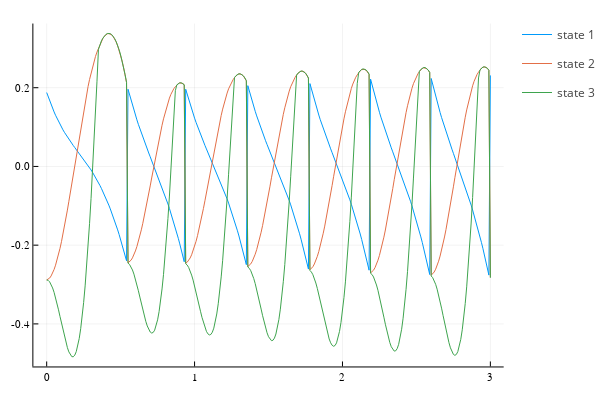
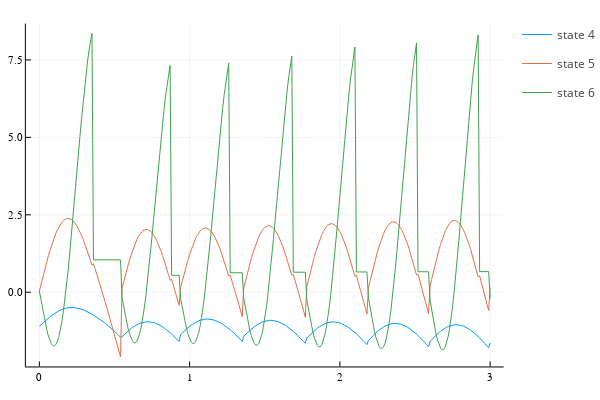
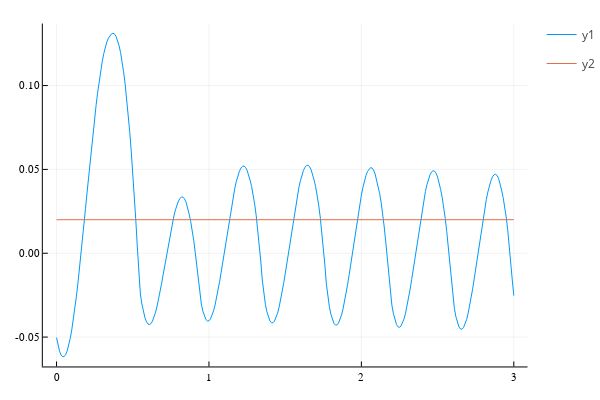
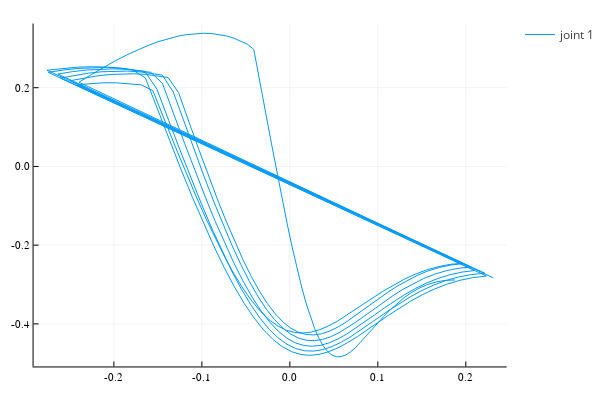

Notebook cell for these charts, in order:
### Code cell
mode0 = 1
t = 3.0
dt = .01

q1 = 0.1877
q2 = -0.2884
q3 = q2
q̇1 = -1.1014
q̇2 = 0.0399
q̇3 = q̇2

xmean = [q1, q2, q3, q̇1, q̇2, q̇3]

p = (L = 1, a1 = 0.375, b1 = 0.125, a2 = 0.175, b2 = 0.375, mH = 0.5, mt = 0.5, ms = 0.05, g = 9.81, slope = 0.02)

#Nominal Trajectory
nom_states, _, times, nom_modes,nom_impact_states,_ = sim_system(xmean,mode0,dynamics,resets,guards,0,0,0,t,dt)
state_matrix = hcat(nom_states...)

plot()
[plot!(times,state_matrix[i,:], label = "state $i") for i in 1:3]
display(plot!())

plot()
[plot!(times,state_matrix[i,:], label = "state $i") for i in 4:6]
display(plot!())

plot(times, (state_matrix[1,:] .+ state_matrix[2,:])/2)
plot!(times, ones(size(times)) * p.slope)
display(plot!())

for i = 1:3
    plot()
    plot(state_matrix[i,:], state_matrix[i+2,:], label = "joint $i")
    display(plot!())
end

plot(times, nom_modes, label = "modes")
display(plot!())

slope = p.slope

# Initialize an Animation objects
anim = Animation()
lim = 1.5

timesteps = size(state_matrix,2)

j1 = [0,0]
# Loop to create frames
for i in 1:timesteps

    if i > 1 && nom_modes[i] == 1 && nom_modes[i-1] == 2
        j1 = q2joints(state_matrix[:,i-1], j1)[end]
    end

    js = hcat(q2joints(state_matrix[:,i], j1)...)
    # Plot the data
    l_bound = -lim
    r_bound = 2*lim

    xs = l_bound:0.01:r_bound
    ys = -slope * xs
    plot(xs, ys, linestyle=:solid, label="Ground", color="black")
    plot!(js[1,:], js[2,:], xlim=(l_bound,r_bound),
                            ylim=(l_bound,r_bound), 
                            label="Points", 
                            color="blue", 
                            linestyle=:solid, 
                            marker=:circle, 
                            aspect_ratio=:equal)
    annotate!(-1, 1, times[i], color=:red)
    # Add frame to animation
    frame(anim)
end
# Save the animation as a gif
gif(anim, "walker.gif", fps = 30)

### Figure 1 — Plotly figure (JSON) as saved in the notebook; plotly's stock layout.template omitted (floating-point values rounded to 4 significant figures; data arrays with more than 128 entries replaced by an {"elided": "..."} marker saying what was removed)
{"data": [{"colorbar": {"title": ""}, "legendgroup": "state 1", "line": {"color": "rgba(0, 154, 250, 1.000)", "dash": "solid", "shape": "linear", "width": 1}, "mode": "lines", "name": "state 1", "showlegend": true, "type": "scatter", "x": {"elided": "301 float values"}, "xaxis": "x", "y": {"elided": "301 float values"}, "yaxis": "y", "zmax": null, "zmin": null}, {"colorbar": {"title": ""}, "legendgroup": "state 2", "line": {"color": "rgba(227, 111, 71, 1.000)", "dash": "solid", "shape": "linear", "width": 1}, "mode": "lines", "name": "state 2", "showlegend": true, "type": "scatter", "x": {"elided": "301 float values"}, "xaxis": "x", "y": {"elided": "301 float values"}, "yaxis": "y", "zmax": null, "zmin": null}, {"colorbar": {"title": ""}, "legendgroup": "state 3", "line": {"color": "rgba(62, 164, 78, 1.000)", "dash": "solid", "shape": "linear", "width": 1}, "mode": "lines", "name": "state 3", "showlegend": true, "type": "scatter", "x": {"elided": "301 float values"}, "xaxis": "x", "y": {"elided": "301 float values"}, "yaxis": "y", "zmax": null, "zmin": null}], "layout": {"annotations": [], "height": 400, "legend_position": {"bgcolor": "rgba(255, 255, 255, 1.000)", "bordercolor": "rgba(0, 0, 0, 1.000)", "borderwidth": 1, "font": {"color": "rgba(0, 0, 0, 1.000)", "family": "sans-serif", "size": 11}, "title": {"font": {"color": "rgba(0, 0, 0, 1.000)", "family": "sans-serif", "size": 15}, "text": ""}, "tracegroupgap": 0, "traceorder": "normal", "x": 1, "xanchor": "auto", "y": 1, "yanchor": "auto"}, "margin": {"b": 20, "l": 0, "r": 0, "t": 20}, "paper_bgcolor": "rgba(255, 255, 255, 1.000)", "plot_bgcolor": "rgba(255, 255, 255, 1.000)", "showlegend": true, "width": 600, "xaxis": {"anchor": "y", "domain": [0.06582, 0.9934], "gridcolor": "rgba(0, 0, 0, 0.100)", "gridwidth": 0.5, "linecolor": "rgba(0, 0, 0, 1.000)", "mirror": false, "range": [-0.09, 3.09], "showgrid": true, "showline": true, "showticklabels": true, "tickangle": 0, "tickcolor": "rgb(0, 0, 0)", "tickfont": {"color": "rgba(0, 0, 0, 1.000)", "family": "sans-serif", "size": 11}, "tickmode": "array", "ticks": "inside", "ticktext": ["0", "1", "2", "3"], "tickvals": [0, 1, 2, 3], "title": "", "titlefont": {"color": "rgba(0, 0, 0, 1.000)", "family": "sans-serif", "size": 15}, "type": "-", "visible": true, "zeroline": false, "zerolinecolor": "rgba(0, 0, 0, 1.000)"}, "yaxis": {"anchor": "x", "domain": [0.03762, 0.9902], "gridcolor": "rgba(0, 0, 0, 0.100)", "gridwidth": 0.5, "linecolor": "rgba(0, 0, 0, 1.000)", "mirror": false, "range": [-0.5081, 0.363], "showgrid": true, "showline": true, "showticklabels": true, "tickangle": 0, "tickcolor": "rgb(0, 0, 0)", "tickfont": {"color": "rgba(0, 0, 0, 1.000)", "family": "sans-serif", "size": 11}, "tickmode": "array", "ticks": "inside", "ticktext": ["-0.4", "-0.2", "0.0", "0.2"], "tickvals": [-0.4, -0.2, 0, 0.2], "title": "", "titlefont": {"color": "rgba(0, 0, 0, 1.000)", "family": "sans-serif", "size": 15}, "type": "-", "visible": true, "zeroline": false, "zerolinecolor": "rgba(0, 0, 0, 1.000)"}}}

### Figure 2 — Plotly figure (JSON) as saved in the notebook; plotly's stock layout.template omitted (floating-point values rounded to 4 significant figures; data arrays with more than 128 entries replaced by an {"elided": "..."} marker saying what was removed)
{"data": [{"colorbar": {"title": ""}, "legendgroup": "state 4", "line": {"color": "rgba(0, 154, 250, 1.000)", "dash": "solid", "shape": "linear", "width": 1}, "mode": "lines", "name": "state 4", "showlegend": true, "type": "scatter", "x": {"elided": "301 float values"}, "xaxis": "x", "y": {"elided": "301 float values"}, "yaxis": "y", "zmax": null, "zmin": null}, {"colorbar": {"title": ""}, "legendgroup": "state 5", "line": {"color": "rgba(227, 111, 71, 1.000)", "dash": "solid", "shape": "linear", "width": 1}, "mode": "lines", "name": "state 5", "showlegend": true, "type": "scatter", "x": {"elided": "301 float values"}, "xaxis": "x", "y": {"elided": "301 float values"}, "yaxis": "y", "zmax": null, "zmin": null}, {"colorbar": {"title": ""}, "legendgroup": "state 6", "line": {"color": "rgba(62, 164, 78, 1.000)", "dash": "solid", "shape": "linear", "width": 1}, "mode": "lines", "name": "state 6", "showlegend": true, "type": "scatter", "x": {"elided": "301 float values"}, "xaxis": "x", "y": {"elided": "301 float values"}, "yaxis": "y", "zmax": null, "zmin": null}], "layout": {"annotations": [], "height": 400, "legend_position": {"bgcolor": "rgba(255, 255, 255, 1.000)", "bordercolor": "rgba(0, 0, 0, 1.000)", "borderwidth": 1, "font": {"color": "rgba(0, 0, 0, 1.000)", "family": "sans-serif", "size": 11}, "title": {"font": {"color": "rgba(0, 0, 0, 1.000)", "family": "sans-serif", "size": 15}, "text": ""}, "tracegroupgap": 0, "traceorder": "normal", "x": 1, "xanchor": "auto", "y": 1, "yanchor": "auto"}, "margin": {"b": 20, "l": 0, "r": 0, "t": 20}, "paper_bgcolor": "rgba(255, 255, 255, 1.000)", "plot_bgcolor": "rgba(255, 255, 255, 1.000)", "showlegend": true, "width": 600, "xaxis": {"anchor": "y", "domain": [0.05101, 0.9934], "gridcolor": "rgba(0, 0, 0, 0.100)", "gridwidth": 0.5, "linecolor": "rgba(0, 0, 0, 1.000)", "mirror": false, "range": [-0.09, 3.09], "showgrid": true, "showline": true, "showticklabels": true, "tickangle": 0, "tickcolor": "rgb(0, 0, 0)", "tickfont": {"color": "rgba(0, 0, 0, 1.000)", "family": "sans-serif", "size": 11}, "tickmode": "array", "ticks": "inside", "ticktext": ["0", "1", "2", "3"], "tickvals": [0, 1, 2, 3], "title": "", "titlefont": {"color": "rgba(0, 0, 0, 1.000)", "family": "sans-serif", "size": 15}, "type": "-", "visible": true, "zeroline": false, "zerolinecolor": "rgba(0, 0, 0, 1.000)"}, "yaxis": {"anchor": "x", "domain": [0.03762, 0.9902], "gridcolor": "rgba(0, 0, 0, 0.100)", "gridwidth": 0.5, "linecolor": "rgba(0, 0, 0, 1.000)", "mirror": false, "range": [-2.396, 8.675], "showgrid": true, "showline": true, "showticklabels": true, "tickangle": 0, "tickcolor": "rgb(0, 0, 0)", "tickfont": {"color": "rgba(0, 0, 0, 1.000)", "family": "sans-serif", "size": 11}, "tickmode": "array", "ticks": "inside", "ticktext": ["0.0", "2.5", "5.0", "7.5"], "tickvals": [0, 2.5, 5, 7.5], "title": "", "titlefont": {"color": "rgba(0, 0, 0, 1.000)", "family": "sans-serif", "size": 15}, "type": "-", "visible": true, "zeroline": false, "zerolinecolor": "rgba(0, 0, 0, 1.000)"}}}

### Figure 3 — Plotly figure (JSON) as saved in the notebook; plotly's stock layout.template omitted (floating-point values rounded to 4 significant figures; data arrays with more than 128 entries replaced by an {"elided": "..."} marker saying what was removed)
{"data": [{"colorbar": {"title": ""}, "legendgroup": "y1", "line": {"color": "rgba(0, 154, 250, 1.000)", "dash": "solid", "shape": "linear", "width": 1}, "mode": "lines", "name": "y1", "showlegend": true, "type": "scatter", "x": {"elided": "301 float values"}, "xaxis": "x", "y": {"elided": "301 float values"}, "yaxis": "y", "zmax": null, "zmin": null}, {"colorbar": {"title": ""}, "legendgroup": "y2", "line": {"color": "rgba(227, 111, 71, 1.000)", "dash": "solid", "shape": "linear", "width": 1}, "mode": "lines", "name": "y2", "showlegend": true, "type": "scatter", "x": {"elided": "301 float values"}, "xaxis": "x", "y": {"elided": "301 float values"}, "yaxis": "y", "zmax": null, "zmin": null}], "layout": {"annotations": [], "height": 400, "legend_position": {"bgcolor": "rgba(255, 255, 255, 1.000)", "bordercolor": "rgba(0, 0, 0, 1.000)", "borderwidth": 1, "font": {"color": "rgba(0, 0, 0, 1.000)", "family": "sans-serif", "size": 11}, "title": {"font": {"color": "rgba(0, 0, 0, 1.000)", "family": "sans-serif", "size": 15}, "text": ""}, "tracegroupgap": 0, "traceorder": "normal", "x": 1, "xanchor": "auto", "y": 1, "yanchor": "auto"}, "margin": {"b": 20, "l": 0, "r": 0, "t": 20}, "paper_bgcolor": "rgba(255, 255, 255, 1.000)", "plot_bgcolor": "rgba(255, 255, 255, 1.000)", "showlegend": true, "width": 600, "xaxis": {"anchor": "y", "domain": [0.08064, 0.9934], "gridcolor": "rgba(0, 0, 0, 0.100)", "gridwidth": 0.5, "linecolor": "rgba(0, 0, 0, 1.000)", "mirror": false, "range": [-0.09, 3.09], "showgrid": true, "showline": true, "showticklabels": true, "tickangle": 0, "tickcolor": "rgb(0, 0, 0)", "tickfont": {"color": "rgba(0, 0, 0, 1.000)", "family": "sans-serif", "size": 11}, "tickmode": "array", "ticks": "inside", "ticktext": ["0", "1", "2", "3"], "tickvals": [0, 1, 2, 3], "title": "", "titlefont": {"color": "rgba(0, 0, 0, 1.000)", "family": "sans-serif", "size": 15}, "type": "-", "visible": true, "zeroline": false, "zerolinecolor": "rgba(0, 0, 0, 1.000)"}, "yaxis": {"anchor": "x", "domain": [0.03762, 0.9902], "gridcolor": "rgba(0, 0, 0, 0.100)", "gridwidth": 0.5, "linecolor": "rgba(0, 0, 0, 1.000)", "mirror": false, "range": [-0.06751, 0.137], "showgrid": true, "showline": true, "showticklabels": true, "tickangle": 0, "tickcolor": "rgb(0, 0, 0)", "tickfont": {"color": "rgba(0, 0, 0, 1.000)", "family": "sans-serif", "size": 11}, "tickmode": "array", "ticks": "inside", "ticktext": ["-0.05", "0.00", "0.05", "0.10"], "tickvals": [-0.05, 0, 0.05, 0.1], "title": "", "titlefont": {"color": "rgba(0, 0, 0, 1.000)", "family": "sans-serif", "size": 15}, "type": "-", "visible": true, "zeroline": false, "zerolinecolor": "rgba(0, 0, 0, 1.000)"}}}

### Figure 4 — Plotly figure (JSON) as saved in the notebook; plotly's stock layout.template omitted (floating-point values rounded to 4 significant figures; data arrays with more than 128 entries replaced by an {"elided": "..."} marker saying what was removed)
{"data": [{"colorbar": {"title": ""}, "legendgroup": "joint 1", "line": {"color": "rgba(0, 154, 250, 1.000)", "dash": "solid", "shape": "linear", "width": 1}, "mode": "lines", "name": "joint 1", "showlegend": true, "type": "scatter", "x": {"elided": "301 float values"}, "xaxis": "x", "y": {"elided": "301 float values"}, "yaxis": "y", "zmax": null, "zmin": null}], "layout": {"annotations": [], "height": 400, "legend_position": {"bgcolor": "rgba(255, 255, 255, 1.000)", "bordercolor": "rgba(0, 0, 0, 1.000)", "borderwidth": 1, "font": {"color": "rgba(0, 0, 0, 1.000)", "family": "sans-serif", "size": 11}, "title": {"font": {"color": "rgba(0, 0, 0, 1.000)", "family": "sans-serif", "size": 15}, "text": ""}, "tracegroupgap": 0, "traceorder": "normal", "x": 1, "xanchor": "auto", "y": 1, "yanchor": "auto"}, "margin": {"b": 20, "l": 0, "r": 0, "t": 20}, "paper_bgcolor": "rgba(255, 255, 255, 1.000)", "plot_bgcolor": "rgba(255, 255, 255, 1.000)", "showlegend": true, "width": 600, "xaxis": {"anchor": "y", "domain": [0.06582, 0.9934], "gridcolor": "rgba(0, 0, 0, 0.100)", "gridwidth": 0.5, "linecolor": "rgba(0, 0, 0, 1.000)", "mirror": false, "range": [-0.2913, 0.2464], "showgrid": true, "showline": true, "showticklabels": true, "tickangle": 0, "tickcolor": "rgb(0, 0, 0)", "tickfont": {"color": "rgba(0, 0, 0, 1.000)", "family": "sans-serif", "size": 11}, "tickmode": "array", "ticks": "inside", "ticktext": ["-0.2", "-0.1", "0.0", "0.1", "0.2"], "tickvals": [-0.2, -0.1, 0, 0.1, 0.2], "title": "", "titlefont": {"color": "rgba(0, 0, 0, 1.000)", "family": "sans-serif", "size": 15}, "type": "-", "visible": true, "zeroline": false, "zerolinecolor": "rgba(0, 0, 0, 1.000)"}, "yaxis": {"anchor": "x", "domain": [0.03762, 0.9902], "gridcolor": "rgba(0, 0, 0, 0.100)", "gridwidth": 0.5, "linecolor": "rgba(0, 0, 0, 1.000)", "mirror": false, "range": [-0.5081, 0.363], "showgrid": true, "showline": true, "showticklabels": true, "tickangle": 0, "tickcolor": "rgb(0, 0, 0)", "tickfont": {"color": "rgba(0, 0, 0, 1.000)", "family": "sans-serif", "size": 11}, "tickmode": "array", "ticks": "inside", "ticktext": ["-0.4", "-0.2", "0.0", "0.2"], "tickvals": [-0.4, -0.2, 0, 0.2], "title": "", "titlefont": {"color": "rgba(0, 0, 0, 1.000)", "family": "sans-serif", "size": 15}, "type": "-", "visible": true, "zeroline": false, "zerolinecolor": "rgba(0, 0, 0, 1.000)"}}}
